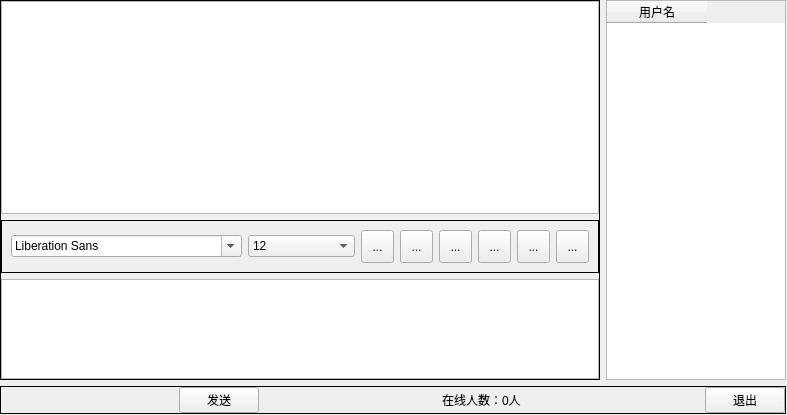
<?xml version="1.0" encoding="UTF-8"?>
<ui version="4.0">
 <class>Chatting</class>
 <widget class="QWidget" name="Chatting">
  <property name="geometry">
   <rect>
    <x>0</x>
    <y>0</y>
    <width>787</width>
    <height>415</height>
   </rect>
  </property>
  <property name="windowTitle">
   <string>Form</string>
  </property>
  <widget class="QWidget" name="widget_6" native="true">
   <property name="geometry">
    <rect>
     <x>0</x>
     <y>0</y>
     <width>786</width>
     <height>414</height>
    </rect>
   </property>
   <layout class="QVBoxLayout" name="verticalLayout_7">
    <property name="leftMargin">
     <number>0</number>
    </property>
    <property name="topMargin">
     <number>0</number>
    </property>
    <property name="rightMargin">
     <number>0</number>
    </property>
    <property name="bottomMargin">
     <number>0</number>
    </property>
    <item>
     <widget class="QWidget" name="widget_7" native="true">
      <property name="minimumSize">
       <size>
        <width>0</width>
        <height>0</height>
       </size>
      </property>
      <layout class="QHBoxLayout" name="horizontalLayout_11">
       <property name="leftMargin">
        <number>0</number>
       </property>
       <property name="topMargin">
        <number>0</number>
       </property>
       <property name="rightMargin">
        <number>0</number>
       </property>
       <property name="bottomMargin">
        <number>0</number>
       </property>
       <item>
        <widget class="QWidget" name="widget_8" native="true">
         <layout class="QHBoxLayout" name="horizontalLayout_12">
          <property name="leftMargin">
           <number>0</number>
          </property>
          <property name="topMargin">
           <number>0</number>
          </property>
          <property name="rightMargin">
           <number>0</number>
          </property>
          <property name="bottomMargin">
           <number>0</number>
          </property>
          <item>
           <widget class="QFrame" name="frame_8">
            <property name="frameShape">
             <enum>QFrame::Box</enum>
            </property>
            <layout class="QVBoxLayout" name="verticalLayout_8">
             <property name="leftMargin">
              <number>0</number>
             </property>
             <property name="topMargin">
              <number>0</number>
             </property>
             <property name="rightMargin">
              <number>0</number>
             </property>
             <property name="bottomMargin">
              <number>0</number>
             </property>
             <item>
              <widget class="QListWidget" name="showListWidget"/>
             </item>
             <item>
              <widget class="QFrame" name="frame_9">
               <property name="frameShape">
                <enum>QFrame::Box</enum>
               </property>
               <layout class="QHBoxLayout" name="horizontalLayout_13">
                <item>
                 <widget class="QFontComboBox" name="fontCbx"/>
                </item>
                <item>
                 <widget class="QComboBox" name="sizeCbx">
                  <property name="currentIndex">
                   <number>4</number>
                  </property>
                  <item>
                   <property name="text">
                    <string>8</string>
                   </property>
                  </item>
                  <item>
                   <property name="text">
                    <string>9</string>
                   </property>
                  </item>
                  <item>
                   <property name="text">
                    <string>10</string>
                   </property>
                  </item>
                  <item>
                   <property name="text">
                    <string>11</string>
                   </property>
                  </item>
                  <item>
                   <property name="text">
                    <string>12</string>
                   </property>
                  </item>
                  <item>
                   <property name="text">
                    <string>13</string>
                   </property>
                  </item>
                  <item>
                   <property name="text">
                    <string>14</string>
                   </property>
                  </item>
                  <item>
                   <property name="text">
                    <string>15</string>
                   </property>
                  </item>
                  <item>
                   <property name="text">
                    <string>16</string>
                   </property>
                  </item>
                  <item>
                   <property name="text">
                    <string>17</string>
                   </property>
                  </item>
                  <item>
                   <property name="text">
                    <string>18</string>
                   </property>
                  </item>
                  <item>
                   <property name="text">
                    <string>19</string>
                   </property>
                  </item>
                  <item>
                   <property name="text">
                    <string>20</string>
                   </property>
                  </item>
                  <item>
                   <property name="text">
                    <string>21</string>
                   </property>
                  </item>
                  <item>
                   <property name="text">
                    <string>22</string>
                   </property>
                  </item>
                 </widget>
                </item>
                <item>
                 <widget class="QToolButton" name="boldTBtn_3">
                  <property name="minimumSize">
                   <size>
                    <width>33</width>
                    <height>33</height>
                   </size>
                  </property>
                  <property name="toolTip">
                   <string>加粗</string>
                  </property>
                  <property name="text">
                   <string>...</string>
                  </property>
                  <property name="icon">
                   <iconset>
                    <normaloff>:/images/bold.png</normaloff>:/images/bold.png</iconset>
                  </property>
                  <property name="iconSize">
                   <size>
                    <width>26</width>
                    <height>26</height>
                   </size>
                  </property>
                  <property name="checkable">
                   <bool>true</bool>
                  </property>
                 </widget>
                </item>
                <item>
                 <widget class="QToolButton" name="italicTBtn_3">
                  <property name="minimumSize">
                   <size>
                    <width>33</width>
                    <height>33</height>
                   </size>
                  </property>
                  <property name="toolTip">
                   <string>倾斜</string>
                  </property>
                  <property name="text">
                   <string>...</string>
                  </property>
                  <property name="icon">
                   <iconset>
                    <normaloff>:/images/italic.png</normaloff>:/images/italic.png</iconset>
                  </property>
                  <property name="iconSize">
                   <size>
                    <width>26</width>
                    <height>26</height>
                   </size>
                  </property>
                  <property name="checkable">
                   <bool>true</bool>
                  </property>
                 </widget>
                </item>
                <item>
                 <widget class="QToolButton" name="underlineTBtn_3">
                  <property name="minimumSize">
                   <size>
                    <width>33</width>
                    <height>33</height>
                   </size>
                  </property>
                  <property name="toolTip">
                   <string>下划线</string>
                  </property>
                  <property name="text">
                   <string>...</string>
                  </property>
                  <property name="icon">
                   <iconset>
                    <normaloff>:/images/under.png</normaloff>:/images/under.png</iconset>
                  </property>
                  <property name="iconSize">
                   <size>
                    <width>26</width>
                    <height>26</height>
                   </size>
                  </property>
                  <property name="checkable">
                   <bool>true</bool>
                  </property>
                 </widget>
                </item>
                <item>
                 <widget class="QToolButton" name="colorTBtn_3">
                  <property name="minimumSize">
                   <size>
                    <width>33</width>
                    <height>33</height>
                   </size>
                  </property>
                  <property name="toolTip">
                   <string>更改字体颜色</string>
                  </property>
                  <property name="text">
                   <string>...</string>
                  </property>
                  <property name="icon">
                   <iconset>
                    <normaloff>:/images/color.png</normaloff>:/images/color.png</iconset>
                  </property>
                  <property name="iconSize">
                   <size>
                    <width>26</width>
                    <height>26</height>
                   </size>
                  </property>
                 </widget>
                </item>
                <item>
                 <widget class="QToolButton" name="saveTBtn_3">
                  <property name="minimumSize">
                   <size>
                    <width>33</width>
                    <height>33</height>
                   </size>
                  </property>
                  <property name="toolTip">
                   <string>保存聊天记录</string>
                  </property>
                  <property name="text">
                   <string>...</string>
                  </property>
                  <property name="icon">
                   <iconset>
                    <normaloff>:/images/save.png</normaloff>:/images/save.png</iconset>
                  </property>
                  <property name="iconSize">
                   <size>
                    <width>26</width>
                    <height>26</height>
                   </size>
                  </property>
                 </widget>
                </item>
                <item>
                 <widget class="QToolButton" name="clearTBtn_3">
                  <property name="minimumSize">
                   <size>
                    <width>33</width>
                    <height>33</height>
                   </size>
                  </property>
                  <property name="toolTip">
                   <string>清空聊天记录</string>
                  </property>
                  <property name="text">
                   <string>...</string>
                  </property>
                  <property name="icon">
                   <iconset>
                    <normaloff>:/images/clear.png</normaloff>:/images/clear.png</iconset>
                  </property>
                  <property name="iconSize">
                   <size>
                    <width>26</width>
                    <height>26</height>
                   </size>
                  </property>
                 </widget>
                </item>
               </layout>
              </widget>
             </item>
             <item>
              <widget class="QTextEdit" name="msgTextEdit">
               <property name="maximumSize">
                <size>
                 <width>16777215</width>
                 <height>100</height>
                </size>
               </property>
              </widget>
             </item>
            </layout>
           </widget>
          </item>
         </layout>
        </widget>
       </item>
       <item>
        <widget class="QTableWidget" name="usrTbWidget">
         <property name="minimumSize">
          <size>
           <width>180</width>
           <height>0</height>
          </size>
         </property>
         <property name="maximumSize">
          <size>
           <width>180</width>
           <height>16777215</height>
          </size>
         </property>
         <property name="selectionMode">
          <enum>QAbstractItemView::SingleSelection</enum>
         </property>
         <property name="selectionBehavior">
          <enum>QAbstractItemView::SelectRows</enum>
         </property>
         <property name="showGrid">
          <bool>false</bool>
         </property>
         <column>
          <property name="text">
           <string>用户名</string>
          </property>
         </column>
        </widget>
       </item>
      </layout>
     </widget>
    </item>
    <item>
     <widget class="QFrame" name="frame_10">
      <property name="frameShape">
       <enum>QFrame::Box</enum>
      </property>
      <layout class="QHBoxLayout" name="horizontalLayout_14">
       <property name="leftMargin">
        <number>0</number>
       </property>
       <property name="topMargin">
        <number>0</number>
       </property>
       <property name="rightMargin">
        <number>0</number>
       </property>
       <property name="bottomMargin">
        <number>0</number>
       </property>
       <item>
        <spacer name="horizontalSpacer_7">
         <property name="orientation">
          <enum>Qt::Horizontal</enum>
         </property>
         <property name="sizeHint" stdset="0">
          <size>
           <width>40</width>
           <height>20</height>
          </size>
         </property>
        </spacer>
       </item>
       <item>
        <widget class="QPushButton" name="btnSend">
         <property name="text">
          <string>发送</string>
         </property>
        </widget>
       </item>
       <item>
        <spacer name="horizontalSpacer_8">
         <property name="orientation">
          <enum>Qt::Horizontal</enum>
         </property>
         <property name="sizeHint" stdset="0">
          <size>
           <width>40</width>
           <height>20</height>
          </size>
         </property>
        </spacer>
       </item>
       <item>
        <widget class="QLabel" name="usrNumLbl_3">
         <property name="text">
          <string>在线人数：0人</string>
         </property>
        </widget>
       </item>
       <item>
        <spacer name="horizontalSpacer_9">
         <property name="orientation">
          <enum>Qt::Horizontal</enum>
         </property>
         <property name="sizeHint" stdset="0">
          <size>
           <width>40</width>
           <height>20</height>
          </size>
         </property>
        </spacer>
       </item>
       <item>
        <widget class="QPushButton" name="btnClose">
         <property name="text">
          <string>退出</string>
         </property>
        </widget>
       </item>
      </layout>
     </widget>
    </item>
   </layout>
  </widget>
  <widget class="QWidget" name="widget" native="true">
   <property name="geometry">
    <rect>
     <x>190</x>
     <y>518</y>
     <width>786</width>
     <height>0</height>
    </rect>
   </property>
   <layout class="QHBoxLayout" name="horizontalLayout_15">
    <property name="leftMargin">
     <number>0</number>
    </property>
    <property name="topMargin">
     <number>0</number>
    </property>
    <property name="rightMargin">
     <number>0</number>
    </property>
    <property name="bottomMargin">
     <number>0</number>
    </property>
   </layout>
  </widget>
  <widget class="QWidget" name="widget_9" native="true">
   <property name="geometry">
    <rect>
     <x>190</x>
     <y>90</y>
     <width>786</width>
     <height>0</height>
    </rect>
   </property>
   <layout class="QVBoxLayout" name="verticalLayout_9">
    <property name="leftMargin">
     <number>0</number>
    </property>
    <property name="topMargin">
     <number>0</number>
    </property>
    <property name="rightMargin">
     <number>0</number>
    </property>
    <property name="bottomMargin">
     <number>0</number>
    </property>
   </layout>
  </widget>
 </widget>
 <resources/>
 <connections/>
</ui>
